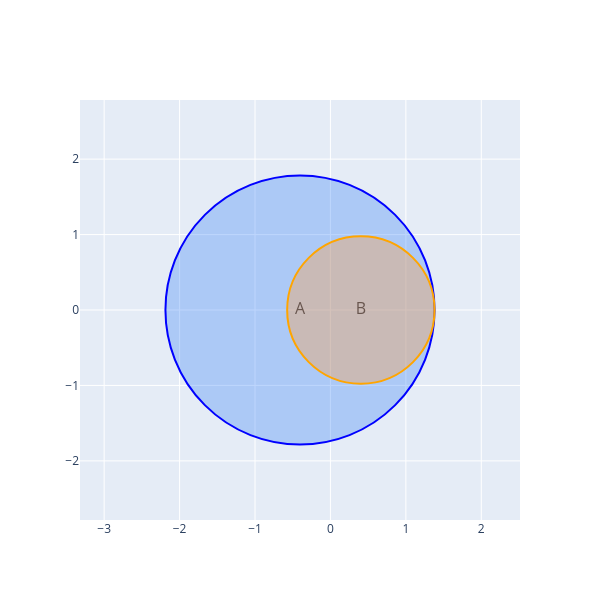

Notebook source saved alongside this figure:
### Markdown cell above
## Full containment

### Code cell
fig = plot_venn2(area_a=10, area_b=3, area_ab=3)
fig.show()

### Figure 1 — Plotly figure (JSON) as saved in the notebook; plotly's stock layout.template omitted (floating-point values rounded to 4 significant figures)
{"data": [{"mode": "text", "text": ["A", "B"], "textfont": {"color": "black", "size": 16}, "type": "scatter", "x": [-0.4035, 0.4035], "y": [0, 0]}], "layout": {"height": 600, "shapes": [{"fillcolor": "rgba(66,135,245,0.35)", "line": {"color": "blue"}, "type": "circle", "x0": -2.188, "x1": 1.381, "xref": "x", "y0": -1.784, "y1": 1.784, "yref": "y"}, {"fillcolor": "rgba(255,159,64,0.35)", "line": {"color": "orange"}, "type": "circle", "x0": -0.5737, "x1": 1.381, "xref": "x", "y0": -0.9772, "y1": 0.9772, "yref": "y"}], "showlegend": false, "width": 600, "xaxis": {"range": [-3.188, 2.381], "scaleanchor": "y", "scaleratio": 1, "zeroline": false}, "yaxis": {"range": [-2.784, 2.784], "zeroline": false}}}
